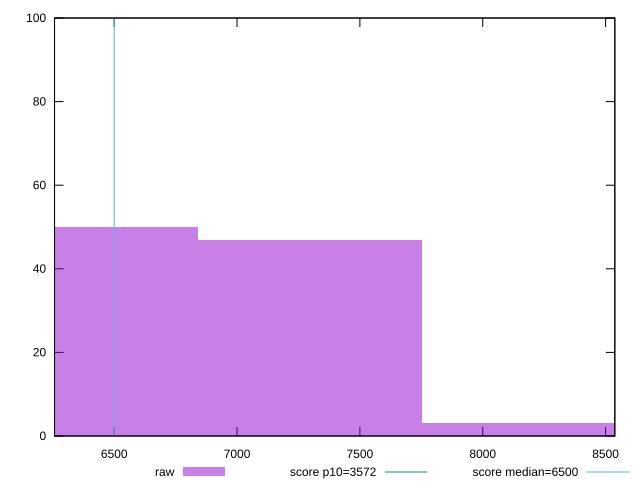

Source code (gnuplot):
reset

$raw <<EOF
7298.341168910402 47
6386.048522796602 50
8210.633815024203 3
EOF

set key outside below
set boxwidth 912.2926461138003
set xrange [6257.183999999999:8537.653999999999]
set yrange [0:100]
set trange [0:100]
set style fill transparent solid 0.5 noborder

set parametric
set terminal svg size 640, 490 enhanced background rgb 'white'
set output "report_00015_2021-02-09T16-11-33.973Z/first-cpu-idle/samples/pages+cached+noadtech+nomedia/raw/histogram.svg"

plot $raw title "raw" with boxes, \
     3572,t title "score p10=3572", \
     6500,t title "score median=6500"

reset
